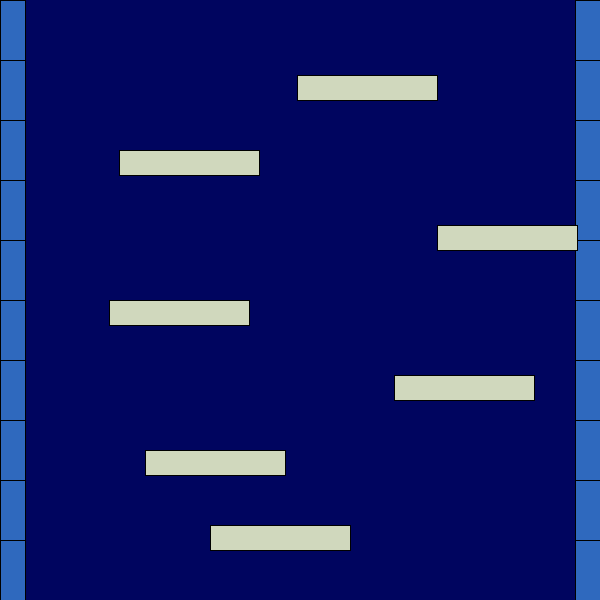
Frame 1 (no input)
Frame 60 (the mouse pressed at the canvas centre just before this capture): identical to frame 1, image omitted
Frame 120 (the mouse held since frame 60 and released just before this capture): identical to frame 1, image omitted

The Processing sketch that drew this single still picture (run headless with seeded random() and noise(); from frame 60 on, the mouse is pressed at the canvas centre):

// Processing sketch: week03_5
// ── week03_5.pde
//week03_5_processing_NS_SHAFT_02_draw_floor
//修改week03_4_processing_NS_SHAFT_01
//小朋友下樓梯
void setup(){
  size(600,600);
  for(int i=0;i<20;i++) floorX[i] = int(random(600-140));
}
int[]floorX = new int [20];//20個地板
void draw(){
  background(0,5,95);
  fill(47,105,190);//左右的磚塊
  for(int i=0;i<10;i++){
    rect(0, i*60,25,60);
    rect(600-25, i*60,25,60);
  }
  fill(208,216,189);//地板
  //rect(200,200,140,25);
  for(int i=0;i<20;i++){
    rect(floorX[i], 75+i*75,140,25);
  }
}
